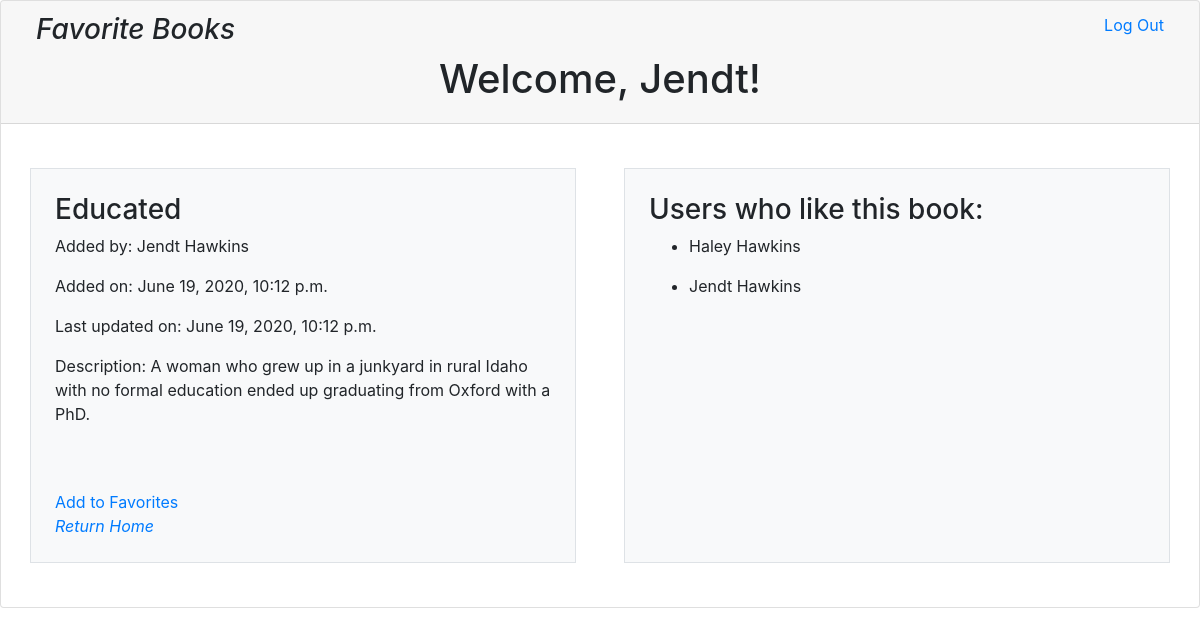
Screenshot of /book/4 (signed in) with the database file from the repository.
### book_app/models.py (models this page shows)
class User(models.Model):
    first_name = models.CharField(max_length=255)
    last_name = models.CharField(max_length=255)
    email = models.CharField(max_length=255)
    password = models.CharField(max_length=255)
    created_at = models.DateTimeField(auto_now_add = True)
    updated_at = models.DateTimeField(auto_now = True)
    objects = UserManager()

class Book(models.Model):
    title = models.CharField(max_length=255)
    description = models.TextField()
    uploaded_by = models.ForeignKey(User, related_name="books_uploaded", on_delete = models.CASCADE)
    liked_by = models.ManyToManyField(User, related_name="liked_books")
    created_at = models.DateTimeField(auto_now_add = True)
    updated_at = models.DateTimeField(auto_now = True)
    objects = BookManager()

### book_app/views.py (the view)
# urls.py: path('book/<int:book_id>', views.onebook),
def onebook(request, book_id):
    context = {
        "book": Book.objects.get(id=book_id),
        "user": User.objects.get(id=request.session['user_id']),
    }
    return render (request, 'one_book.html', context)

### book_app/templates/one_book.html (shortened to what this page needs)
<!DOCTYPE html>
<html lang="en">
<head>
    <link rel="stylesheet" href="https://stackpath.bootstrapcdn.com/bootstrap/4.3.1/css/bootstrap.min.css">
</head>
<body>
    <div class="card">
        <div class="card-header">
            <div class="col">
                <a href="/logout"  class="float-right">Log Out</a>
                <h3 class="font-italic">Favorite Books</h3>
            </div>
            <h1 class="text-center">Welcome, {{ user.first_name }}!</h1>
        </div>
        <div class="row card-body">
            <div class="col p-4 bg-light m-4 border">
                {% if user == book.uploaded_by %}
                    <form action="/update/{{ book.id }}" method="post">
                        {% csrf_token %}
                        <input value="{{ book.title }}" type="text" name="title" id="edit_title">
                        <br>
                        <p>Added by: {{ user.first_name}} {{ user.last_name }}</p>
                        <p>Added on: {{ book.created_at }}</p>
                        <p>Last updated on: {{ book.updated_at }}</p>
                        <p>Description:</p>
                        <input value="{{ book.description }}" name="description" type="text" id="edit_description">
                        <br><br>
                        <input type="submit" value="Update" class="btn btn-primary">
                    </form>
                    <br>
                    <form action="/delete/{{ book.id }}" method="post">
                        {%csrf_token%}
                        <input type="submit" value="Delete" class="btn btn-danger">
                    </form>
                {% else %}
                    <h3>{{ book.title }}</h3>
                    <p>Added by: {{ user.first_name}} {{ user.last_name }}</p>
                    <p>Added on: {{ book.created_at }}</p>
                    <p>Last updated on: {{ book.updated_at }}</p>
                    <p>Description: {{ book.description }}</p>
                    <br>
                    <br>
                    <a href="/favorite/{{ book.id }}" name="favorited">Add to Favorites</a>
                {% endif %}
                <br>
                <a href="/success" class="font-italic">Return Home</a>
            </div>
            <div class="col p-4 bg-light m-4 border">
                <h3>Users who like this book:</h3>
                {% for likes in book.liked_by.all %}
                    <ul>
                        <li>{{ likes.first_name }} {{ likes.last_name }}</li>
                    </ul>
                {% endfor %}
            </div>
        </div>
    </div>
</body>
</html>

### rows the page displays
User: first_name "Jendt", last_name "Hawkins"
Book: title "Educated", created_at "June 19, 2020, 10:12 p.m.", updated_at "June 19, 2020, 10:12 p.m.", description "A woman who grew up in a junkyard in rural Idaho with no formal education ended up graduating from Oxford with a PhD."
User: first_name "Haley", last_name "Hawkins"
User: first_name "Jendt", last_name "Hawkins"
